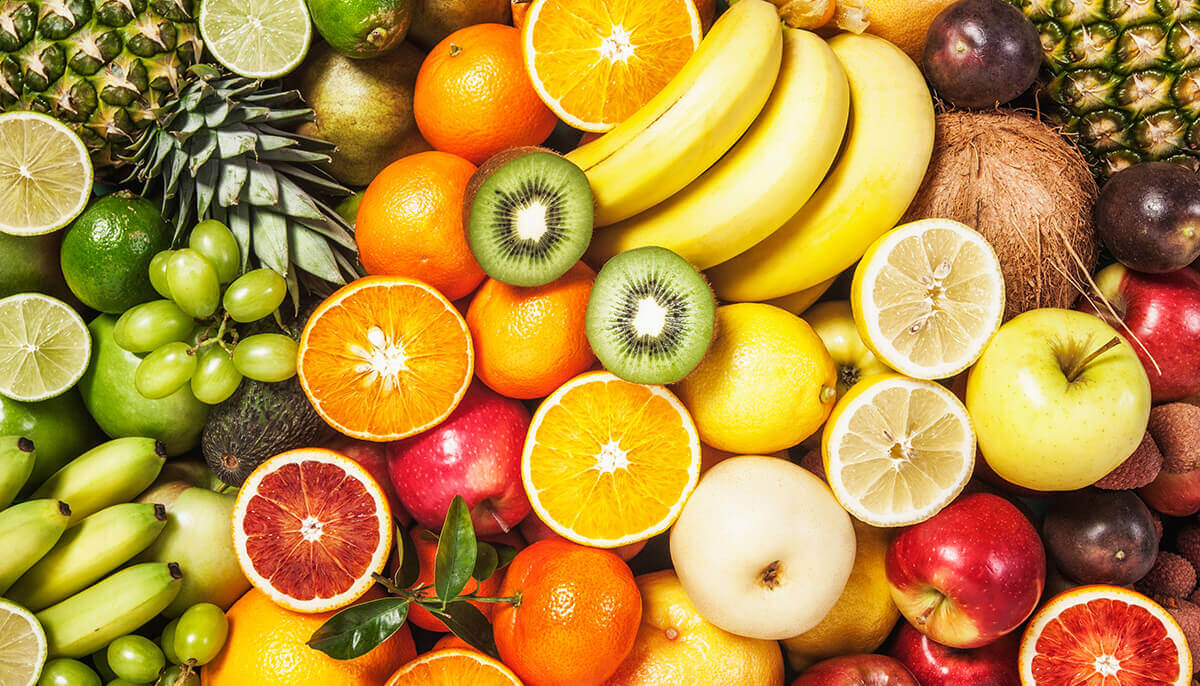
#> input picture img/img.jpg, 1200 x 686 px
$ python read_display.py
#> lines starting #> are read from the running program, lines starting #| are printed output that depends on the picture
import cv2
import numpy as np


#reading image

img = cv2.imread('img/img.jpg')
#> img is the input picture: shape (686, 1200, 3); mean B, G, R 61.9, 140, 181.8
print(type(img))
#| <class 'numpy.ndarray'>
print(img.shape)
#| (686, 1200, 3)

#image display

#cv2.imshow('window-name', img)
#cv2.waitKey(0)

#change to grayscale

gray_image = cv2.cvtColor(img , cv2.COLOR_BGR2GRAY)
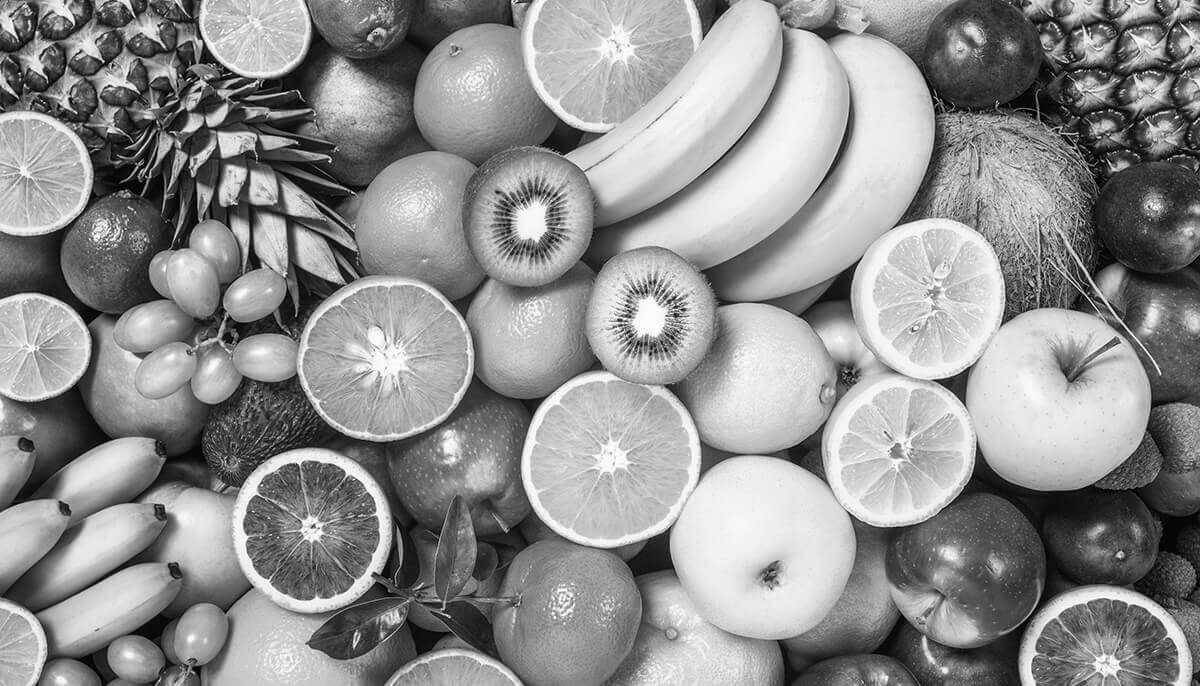
#> gray_image: shape (686, 1200); min 0, max 255, mean 143.6

cv2.imshow('windows' ,gray_image)
cv2.waitKey(0)

print(gray_image.shape)
#| (686, 1200)
